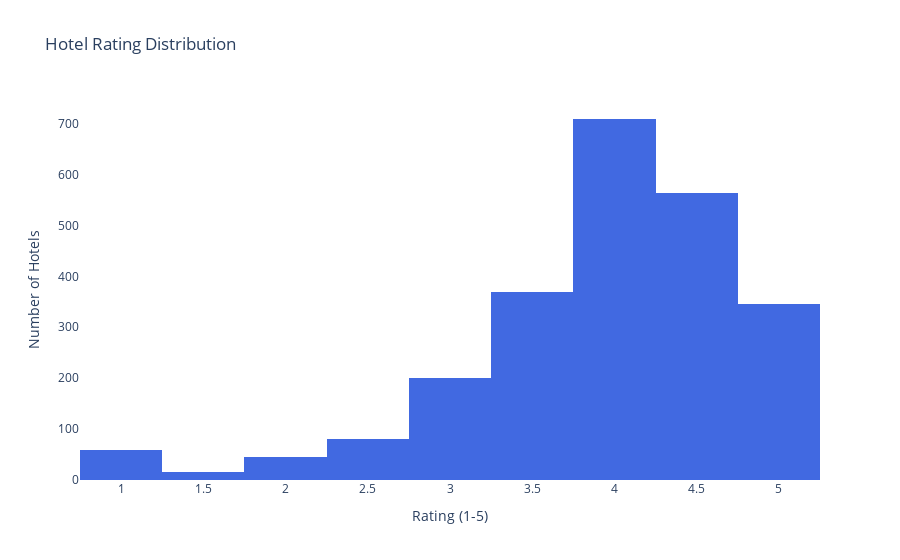
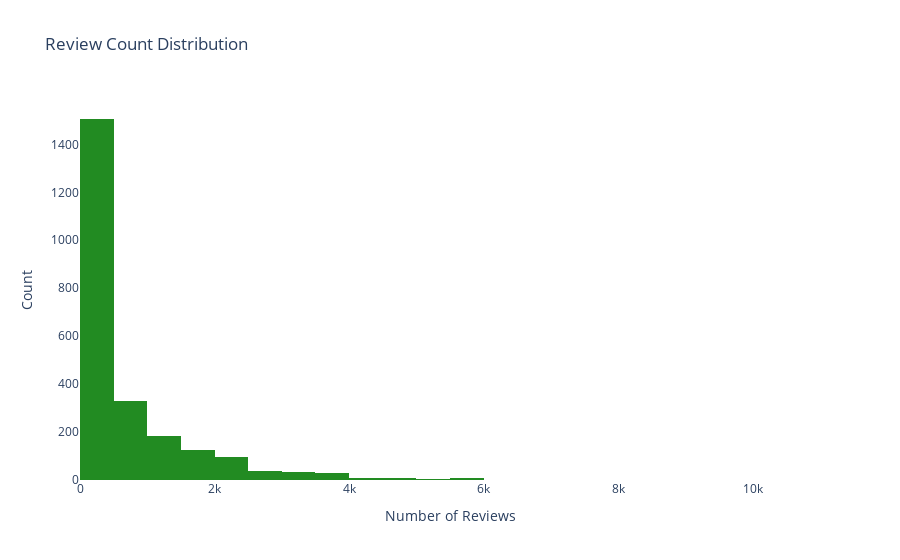
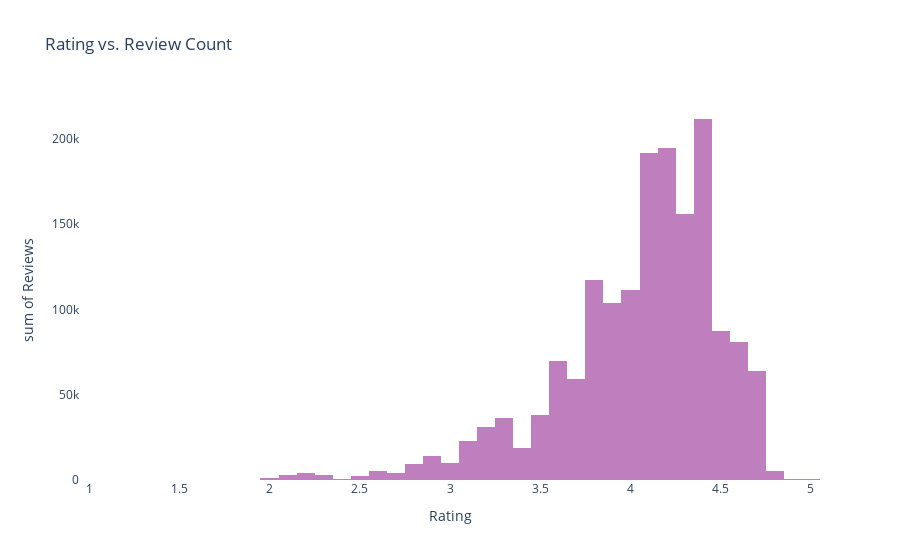

Notebook code cell kept with these figures, in order:
### Code cell
# Rating Dist.
fig1 = px.histogram(df, x='google_hotel_rating', nbins=20,
                   title='Hotel Rating Distribution',
                   labels={'google_hotel_rating': 'Rating (1-5)'},
                   color_discrete_sequence=['royalblue'])
fig1.update_layout(yaxis_title='Number of Hotels', plot_bgcolor='white', paper_bgcolor='white')
fig1.show()

# Reviews Dist.
fig2 = px.histogram(df, x='google_review_count', nbins=30,
                   title='Review Count Distribution',
                   labels={'google_review_count': 'Number of Reviews'},
                   color_discrete_sequence=['forestgreen'])
fig2.update_layout(yaxis_title='Count', plot_bgcolor='white', paper_bgcolor='white')
fig2.write_html("review_distribution.html")
fig2.show()

# Rating and reviews graph 
fig3 = px.histogram(df, x='google_hotel_rating', y='google_review_count',
                 title='Rating vs. Review Count',
                 labels={'google_hotel_rating': 'Rating', 'google_review_count': 'Reviews'},
                 color_discrete_sequence=['purple'],
                 opacity=0.5)
fig3.update_layout(plot_bgcolor='white', paper_bgcolor='white')
fig3.show()

fig1.write_html("rating_distribution.html")
fig2.write_html("review_distribution.html")
fig3.write_html("rating_vs_reviews.html")

### Figure 1 — Plotly figure (JSON) as saved in the notebook; plotly's stock layout.template omitted (floating-point values rounded to 4 significant figures; data arrays with more than 128 entries replaced by an {"elided": "..."} marker saying what was removed)
{"data": [{"alignmentgroup": "True", "bingroup": "x", "hovertemplate": "Rating (1-5)=%{x}<br>count=%{y}<extra></extra>", "legendgroup": "", "marker": {"color": "royalblue", "pattern": {"shape": ""}}, "name": "", "nbinsx": 20, "offsetgroup": "", "orientation": "v", "showlegend": false, "type": "histogram", "x": {"elided": "2388 float values"}, "xaxis": "x", "yaxis": "y"}], "layout": {"barmode": "relative", "legend": {"tracegroupgap": 0}, "paper_bgcolor": "white", "plot_bgcolor": "white", "title": {"text": "Hotel Rating Distribution"}, "xaxis": {"anchor": "y", "domain": [0, 1], "title": {"text": "Rating (1-5)"}}, "yaxis": {"anchor": "x", "domain": [0, 1], "title": {"text": "Number of Hotels"}}}}

### Figure 2 — Plotly figure (JSON) as saved in the notebook; plotly's stock layout.template omitted (floating-point values rounded to 4 significant figures; data arrays with more than 128 entries replaced by an {"elided": "..."} marker saying what was removed)
{"data": [{"alignmentgroup": "True", "bingroup": "x", "hovertemplate": "Number of Reviews=%{x}<br>count=%{y}<extra></extra>", "legendgroup": "", "marker": {"color": "forestgreen", "pattern": {"shape": ""}}, "name": "", "nbinsx": 30, "offsetgroup": "", "orientation": "v", "showlegend": false, "type": "histogram", "x": {"elided": "2388 int values"}, "xaxis": "x", "yaxis": "y"}], "layout": {"barmode": "relative", "legend": {"tracegroupgap": 0}, "paper_bgcolor": "white", "plot_bgcolor": "white", "title": {"text": "Review Count Distribution"}, "xaxis": {"anchor": "y", "domain": [0, 1], "title": {"text": "Number of Reviews"}}, "yaxis": {"anchor": "x", "domain": [0, 1], "title": {"text": "Count"}}}}

### Figure 3 — Plotly figure (JSON) as saved in the notebook; plotly's stock layout.template omitted (floating-point values rounded to 4 significant figures; data arrays with more than 128 entries replaced by an {"elided": "..."} marker saying what was removed)
{"data": [{"alignmentgroup": "True", "bingroup": "x", "histfunc": "sum", "hovertemplate": "Rating=%{x}<br>sum of Reviews=%{y}<extra></extra>", "legendgroup": "", "marker": {"color": "purple", "opacity": 0.5, "pattern": {"shape": ""}}, "name": "", "offsetgroup": "", "orientation": "v", "showlegend": false, "type": "histogram", "x": {"elided": "2388 float values"}, "xaxis": "x", "y": {"elided": "2388 int values"}, "yaxis": "y"}], "layout": {"barmode": "relative", "legend": {"tracegroupgap": 0}, "paper_bgcolor": "white", "plot_bgcolor": "white", "title": {"text": "Rating vs. Review Count"}, "xaxis": {"anchor": "y", "domain": [0, 1], "title": {"text": "Rating"}}, "yaxis": {"anchor": "x", "domain": [0, 1], "title": {"text": "sum of Reviews"}}}}
